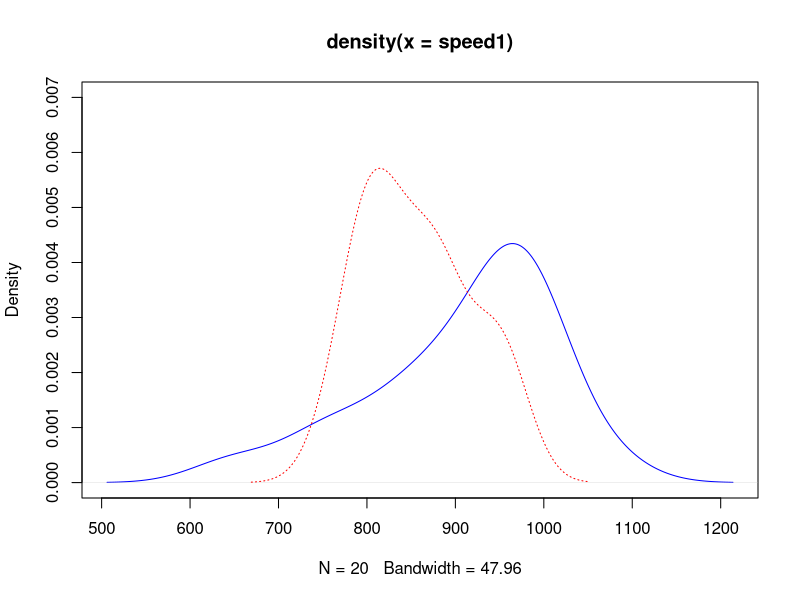
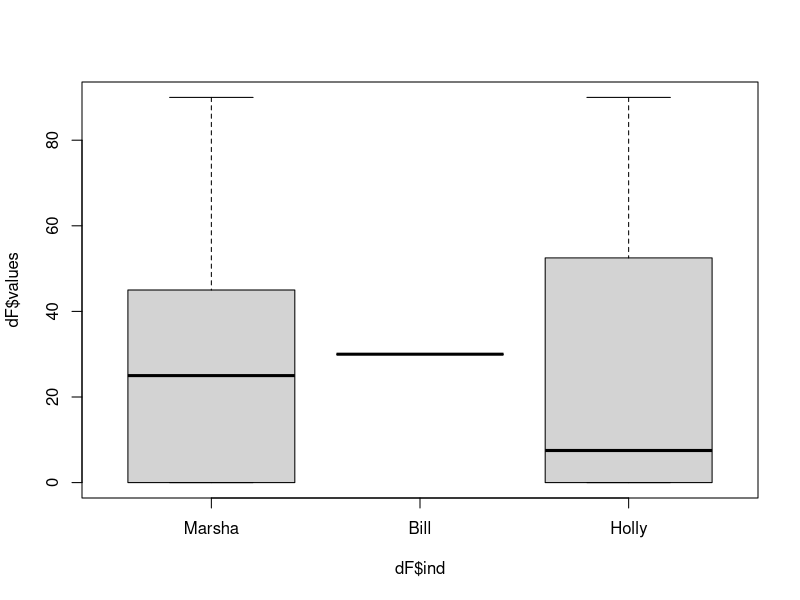

The R script that drew these images, in order:
## ---- chunk 1
# Load michelson
library(MASS)
data(michelson)

#split speed and experiments
m<-split(michelson$Speed, michelson$Expt)

#pull experiment 1 and 2 as they relate to speed into separate vectors
speed1<-m$`1`
speed2<-m$`2`

#create density plot comparing the two
plot(density(speed1), ylim = c(0, .007), col = "blue")
lines(density(speed2), lty = 3, col = "red")


## ---- chunk 2
##first vector in list is marsha score, then bill score, and so on
dF<-stack(list(Marsha = c(25,0,45,90,0), Bill = c(30,30,30,30), Holly = c(15,0,90,0)))

#Create box plot of students scores
boxplot(dF$values~dF$ind)


## ---- chunk 3
# Create all fields
students <- c("Jackie", "Florence", "Mildred")
temp <- c(98.2, 98.6, 98.2)
pulse <- c(96, 56, 76)
systolic <- c(134, 120, 150)
diastolic <- c(90, 80, 85)

# Create the dataframe
nurseGroup <- data.frame(students, temp, pulse, systolic, diastolic)

#No, plot and boxplot don't produce the same graphic
## ---- chunk 4
# Import ToothGrowth
data("ToothGrowth")

#split to 6 groups
TGrow <- split(ToothGrowth$len, c(ToothGrowth$supp, ToothGrowth$dose))
